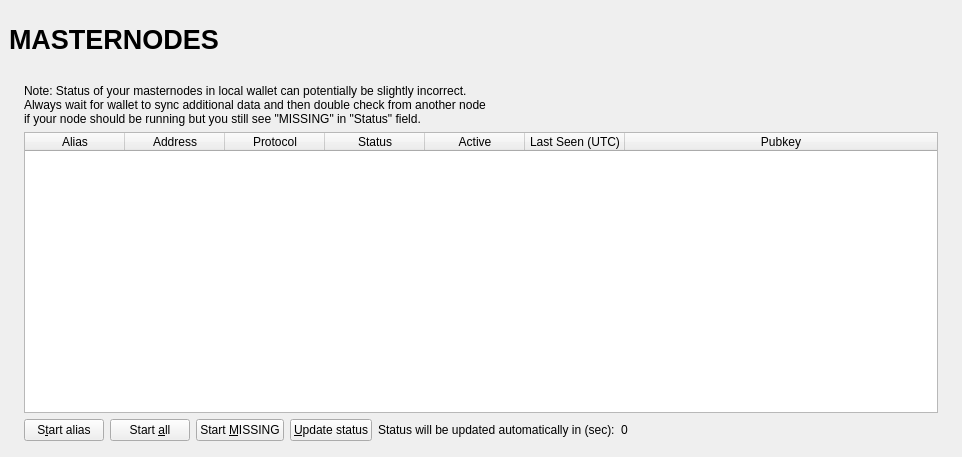
<?xml version="1.0" encoding="UTF-8"?>
<ui version="4.0">
 <class>MasternodeList</class>
 <widget class="QWidget" name="MasternodeList">
  <property name="geometry">
   <rect>
    <x>0</x>
    <y>0</y>
    <width>962</width>
    <height>457</height>
   </rect>
  </property>
  <property name="windowTitle">
   <string>Form</string>
  </property>
  <layout class="QVBoxLayout" name="topLayout" stretch="0">
   <property name="leftMargin">
    <number>9</number>
   </property>
   <property name="topMargin">
    <number>9</number>
   </property>
   <property name="rightMargin">
    <number>9</number>
   </property>
   <property name="bottomMargin">
    <number>9</number>
   </property>
   <item>
    <layout class="QVBoxLayout" name="verticalLayout_Master" stretch="0,1">
     <property name="spacing">
      <number>0</number>
     </property>
     <item>
      <widget class="QFrame" name="frame_Header">
       <layout class="QVBoxLayout" name="verticalLayout_4">
        <property name="leftMargin">
         <number>0</number>
        </property>
        <property name="topMargin">
         <number>0</number>
        </property>
        <property name="rightMargin">
         <number>0</number>
        </property>
        <property name="bottomMargin">
         <number>0</number>
        </property>
        <item>
         <layout class="QHBoxLayout" name="horizontalLayout_Header" stretch="1,0,1">
          <item>
           <widget class="QLabel" name="labelOverviewHeaderLeft">
            <property name="minimumSize">
             <size>
              <width>464</width>
              <height>60</height>
             </size>
            </property>
            <property name="maximumSize">
             <size>
              <width>16777215</width>
              <height>60</height>
             </size>
            </property>
            <property name="font">
             <font>
              <pointsize>20</pointsize>
              <weight>75</weight>
              <bold>true</bold>
             </font>
            </property>
            <property name="text">
             <string>MASTERNODES</string>
            </property>
            <property name="margin">
             <number>20</number>
            </property>
           </widget>
          </item>
          <item>
           <spacer name="horizontalSpacer">
            <property name="orientation">
             <enum>Qt::Horizontal</enum>
            </property>
            <property name="sizeHint" stdset="0">
             <size>
              <width>40</width>
              <height>20</height>
             </size>
            </property>
           </spacer>
          </item>
          <item>
           <widget class="QLabel" name="labelOverviewHeaderRight">
            <property name="minimumSize">
             <size>
              <width>464</width>
              <height>60</height>
             </size>
            </property>
            <property name="maximumSize">
             <size>
              <width>16777215</width>
              <height>60</height>
             </size>
            </property>
            <property name="font">
             <font>
              <pointsize>14</pointsize>
             </font>
            </property>
            <property name="text">
             <string/>
            </property>
            <property name="alignment">
             <set>Qt::AlignRight|Qt::AlignTrailing|Qt::AlignVCenter</set>
            </property>
           </widget>
          </item>
         </layout>
        </item>
       </layout>
      </widget>
     </item>
     <item>
      <widget class="QFrame" name="frame_BG">
       <layout class="QVBoxLayout" name="verticalLayout_3">
        <property name="leftMargin">
         <number>6</number>
        </property>
        <property name="topMargin">
         <number>6</number>
        </property>
        <property name="rightMargin">
         <number>6</number>
        </property>
        <property name="bottomMargin">
         <number>6</number>
        </property>
        <item>
         <widget class="QFrame" name="frame_Content">
          <layout class="QVBoxLayout" name="verticalLayout">
           <property name="spacing">
            <number>0</number>
           </property>
           <property name="leftMargin">
            <number>0</number>
           </property>
           <property name="topMargin">
            <number>0</number>
           </property>
           <property name="rightMargin">
            <number>0</number>
           </property>
           <property name="bottomMargin">
            <number>0</number>
           </property>
           <item>
            <layout class="QGridLayout" name="gridLayout_2">
             <property name="spacing">
              <number>2</number>
             </property>
             <item row="0" column="0">
              <widget class="QFrame" name="frameList">
               <layout class="QVBoxLayout" name="verticalLayout_2">
                <property name="bottomMargin">
                 <number>1</number>
                </property>
                <item>
                 <layout class="QHBoxLayout" name="horizontalLayout_note">
                  <property name="bottomMargin">
                   <number>0</number>
                  </property>
                  <item>
                   <widget class="QLabel" name="updateNote">
                    <property name="text">
                     <string>Note: Status of your masternodes in local wallet can potentially be slightly incorrect.&lt;br /&gt;Always wait for wallet to sync additional data and then double check from another node&lt;br /&gt;if your node should be running but you still see &quot;MISSING&quot; in &quot;Status&quot; field.</string>
                    </property>
                   </widget>
                  </item>
                 </layout>
                </item>
                <item>
                 <widget class="QTableWidget" name="tableWidgetMyMasternodes">
                  <property name="minimumSize">
                   <size>
                    <width>695</width>
                    <height>0</height>
                   </size>
                  </property>
                  <property name="palette">
                   <palette>
                    <active>
                     <colorrole role="Text">
                      <brush brushstyle="SolidPattern">
                       <color alpha="255">
                        <red>51</red>
                        <green>51</green>
                        <blue>51</blue>
                       </color>
                      </brush>
                     </colorrole>
                    </active>
                    <inactive>
                     <colorrole role="Text">
                      <brush brushstyle="SolidPattern">
                       <color alpha="255">
                        <red>51</red>
                        <green>51</green>
                        <blue>51</blue>
                       </color>
                      </brush>
                     </colorrole>
                    </inactive>
                    <disabled>
                     <colorrole role="Text">
                      <brush brushstyle="SolidPattern">
                       <color alpha="255">
                        <red>85</red>
                        <green>85</green>
                        <blue>85</blue>
                       </color>
                      </brush>
                     </colorrole>
                    </disabled>
                   </palette>
                  </property>
                  <property name="editTriggers">
                   <set>QAbstractItemView::NoEditTriggers</set>
                  </property>
                  <property name="alternatingRowColors">
                   <bool>true</bool>
                  </property>
                  <property name="selectionMode">
                   <enum>QAbstractItemView::SingleSelection</enum>
                  </property>
                  <property name="selectionBehavior">
                   <enum>QAbstractItemView::SelectRows</enum>
                  </property>
                  <property name="sortingEnabled">
                   <bool>true</bool>
                  </property>
                  <attribute name="horizontalHeaderStretchLastSection">
                   <bool>true</bool>
                  </attribute>
                  <column>
                   <property name="text">
                    <string>Alias</string>
                   </property>
                  </column>
                  <column>
                   <property name="text">
                    <string>Address</string>
                   </property>
                  </column>
                  <column>
                   <property name="text">
                    <string>Protocol</string>
                   </property>
                  </column>
                  <column>
                   <property name="text">
                    <string>Status</string>
                   </property>
                  </column>
                  <column>
                   <property name="text">
                    <string>Active</string>
                   </property>
                  </column>
                  <column>
                   <property name="text">
                    <string>Last Seen (UTC)</string>
                   </property>
                  </column>
                  <column>
                   <property name="text">
                    <string>Pubkey</string>
                   </property>
                  </column>
                 </widget>
                </item>
                <item>
                 <layout class="QHBoxLayout" name="horizontalLayout_5">
                  <property name="bottomMargin">
                   <number>0</number>
                  </property>
                  <item>
                   <widget class="QPushButton" name="startButton">
                    <property name="text">
                     <string>S&amp;tart alias</string>
                    </property>
                   </widget>
                  </item>
                  <item>
                   <widget class="QPushButton" name="startAllButton">
                    <property name="text">
                     <string>Start &amp;all</string>
                    </property>
                   </widget>
                  </item>
                  <item>
                   <widget class="QPushButton" name="startMissingButton">
                    <property name="text">
                     <string>Start &amp;MISSING</string>
                    </property>
                   </widget>
                  </item>
                  <item>
                   <widget class="QPushButton" name="UpdateButton">
                    <property name="text">
                     <string>&amp;Update status</string>
                    </property>
                   </widget>
                  </item>
                  <item>
                   <widget class="QLabel" name="autoupdate_label">
                    <property name="text">
                     <string>Status will be updated automatically in (sec):</string>
                    </property>
                   </widget>
                  </item>
                  <item>
                   <widget class="QLabel" name="secondsLabel">
                    <property name="text">
                     <string>0</string>
                    </property>
                   </widget>
                  </item>
                  <item>
                   <spacer name="horizontalSpacer_5">
                    <property name="orientation">
                     <enum>Qt::Horizontal</enum>
                    </property>
                    <property name="sizeHint" stdset="0">
                     <size>
                      <width>40</width>
                      <height>20</height>
                     </size>
                    </property>
                   </spacer>
                  </item>
                 </layout>
                </item>
               </layout>
              </widget>
             </item>
            </layout>
           </item>
          </layout>
         </widget>
        </item>
       </layout>
      </widget>
     </item>
    </layout>
   </item>
  </layout>
 </widget>
 <resources/>
 <connections/>
</ui>
